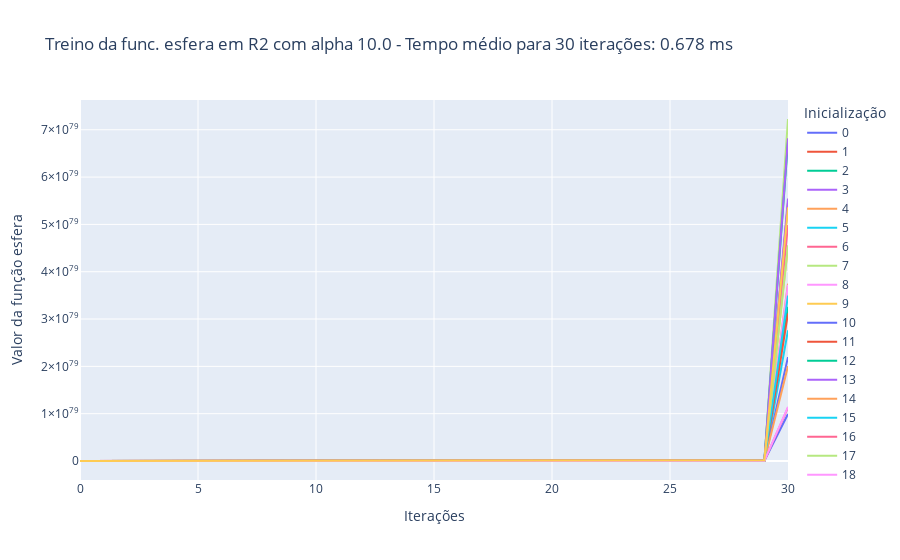

Notebook source saved alongside this figure:
### Markdown cell above
Caso 1.3: $\alpha$ = 10, treinamento por 30 iterações

### Code cell
treina_gradiente(1e1, 2, 'esfera', 30)

### Figure 1 — Plotly figure (JSON) as saved in the notebook; plotly's stock layout.template omitted (floating-point values rounded to 4 significant figures)
{"data": [{"hovertemplate": "variable=0<br>index=%{x}<br>value=%{y}<extra></extra>", "legendgroup": "0", "line": {"color": "#636efa", "dash": "solid"}, "marker": {"symbol": "circle"}, "mode": "lines", "name": "0", "orientation": "v", "showlegend": true, "type": "scatter", "x": [0, 1, 2, 3, 4, 5, 6, 7, 8, 9, 10, 11, 12, 13, 14, 15, 16, 17, 18, 19, 20, 21, 22, 23, 24, 25, 26, 27, 28, 29, 30], "xaxis": "x", "y": [187.0, 67520.0, 24370000.0, 8799000000.0, 3176000000000.0, 1147000000000000.0, 413941983974227300, 149433056214696030000, 5.395e+22, 1.947e+25, 7.03e+27, 2.538e+30, 9.162e+32, 3.307e+35, 1.194e+38, 4.31e+40, 1.556e+43, 5.617e+45, 2.028e+48, 7.32e+50, 2.643e+53, 9.54e+55, 3.444e+58, 1.243e+61, 4.488e+63, 1.62e+66, 5.849e+68, 2.111e+71, 7.623e+73, 2.752e+76, 9.934e+78], "yaxis": "y"}, {"hovertemplate": "variable=1<br>index=%{x}<br>value=%{y}<extra></extra>", "legendgroup": "1", "line": {"color": "#EF553B", "dash": "solid"}, "marker": {"symbol": "circle"}, "mode": "lines", "name": "1", "orientation": "v", "showlegend": true, "type": "scatter", "x": [0, 1, 2, 3, 4, 5, 6, 7, 8, 9, 10, 11, 12, 13, 14, 15, 16, 17, 18, 19, 20, 21, 22, 23, 24, 25, 26, 27, 28, 29, 30], "xaxis": "x", "y": [1028.0, 371100.0, 134000000.0, 48360000000.0, 17460000000000.0, 6301906093362770, 2274988099703960000, 821270703993129500000, 2.965e+23, 1.07e+26, 3.864e+28, 1.395e+31, 5.035e+33, 1.818e+36, 6.562e+38, 2.369e+41, 8.552e+43, 3.087e+46, 1.114e+49, 4.023e+51, 1.452e+54, 5.243e+56, 1.893e+59, 6.833e+61, 2.467e+64, 8.905e+66, 3.215e+69, 1.16e+72, 4.189e+74, 1.512e+77, 5.459e+79], "yaxis": "y"}, {"hovertemplate": "variable=2<br>index=%{x}<br>value=%{y}<extra></extra>", "legendgroup": "2", "line": {"color": "#00cc96", "dash": "solid"}, "marker": {"symbol": "circle"}, "mode": "lines", "name": "2", "orientation": "v", "showlegend": true, "type": "scatter", "x": [0, 1, 2, 3, 4, 5, 6, 7, 8, 9, 10, 11, 12, 13, 14, 15, 16, 17, 18, 19, 20, 21, 22, 23, 24, 25, 26, 27, 28, 29, 30], "xaxis": "x", "y": [613.5, 221500.0, 79950000.0, 28860000000.0, 10420000000000.0, 3761189844664916, 1357789533924035000, 490162021746576600000, 1.769e+23, 6.388e+25, 2.306e+28, 8.325e+30, 3.005e+33, 1.085e+36, 3.916e+38, 1.414e+41, 5.104e+43, 1.843e+46, 6.651e+48, 2.401e+51, 8.668e+53, 3.129e+56, 1.13e+59, 4.078e+61, 1.472e+64, 5.315e+66, 1.919e+69, 6.926e+71, 2.5e+74, 9.026e+76, 3.258e+79], "yaxis": "y"}, {"hovertemplate": "variable=3<br>index=%{x}<br>value=%{y}<extra></extra>", "legendgroup": "3", "line": {"color": "#ab63fa", "dash": "solid"}, "marker": {"symbol": "circle"}, "mode": "lines", "name": "3", "orientation": "v", "showlegend": true, "type": "scatter", "x": [0, 1, 2, 3, 4, 5, 6, 7, 8, 9, 10, 11, 12, 13, 14, 15, 16, 17, 18, 19, 20, 21, 22, 23, 24, 25, 26, 27, 28, 29, 30], "xaxis": "x", "y": [1045.0, 377100.0, 136100000.0, 49140000000.0, 17740000000000.0, 6403902983422132, 2311808977015390000, 834563040702555600000, 3.013e+23, 1.088e+26, 3.926e+28, 1.417e+31, 5.117e+33, 1.847e+36, 6.668e+38, 2.407e+41, 8.69e+43, 3.137e+46, 1.133e+49, 4.088e+51, 1.476e+54, 5.328e+56, 1.923e+59, 6.943e+61, 2.507e+64, 9.049e+66, 3.267e+69, 1.179e+72, 4.257e+74, 1.537e+77, 5.548e+79], "yaxis": "y"}, {"hovertemplate": "variable=4<br>index=%{x}<br>value=%{y}<extra></extra>", "legendgroup": "4", "line": {"color": "#FFA15A", "dash": "solid"}, "marker": {"symbol": "circle"}, "mode": "lines", "name": "4", "orientation": "v", "showlegend": true, "type": "scatter", "x": [0, 1, 2, 3, 4, 5, 6, 7, 8, 9, 10, 11, 12, 13, 14, 15, 16, 17, 18, 19, 20, 21, 22, 23, 24, 25, 26, 27, 28, 29, 30], "xaxis": "x", "y": [705.5, 254700.0, 91940000.0, 33190000000.0, 11980000000000.0, 4325332375519551, 1561444987562558000, 563681640510083370000, 2.035e+23, 7.346e+25, 2.652e+28, 9.573e+30, 3.456e+33, 1.248e+36, 4.504e+38, 1.626e+41, 5.869e+43, 2.119e+46, 7.649e+48, 2.761e+51, 9.968e+53, 3.599e+56, 1.299e+59, 4.69e+61, 1.693e+64, 6.112e+66, 2.206e+69, 7.965e+71, 2.875e+74, 1.038e+77, 3.747e+79], "yaxis": "y"}, {"hovertemplate": "variable=5<br>index=%{x}<br>value=%{y}<extra></extra>", "legendgroup": "5", "line": {"color": "#19d3f3", "dash": "solid"}, "marker": {"symbol": "circle"}, "mode": "lines", "name": "5", "orientation": "v", "showlegend": true, "type": "scatter", "x": [0, 1, 2, 3, 4, 5, 6, 7, 8, 9, 10, 11, 12, 13, 14, 15, 16, 17, 18, 19, 20, 21, 22, 23, 24, 25, 26, 27, 28, 29, 30], "xaxis": "x", "y": [520.0, 187700.0, 67760000.0, 24460000000.0, 8831000000000.0, 3187874293965767, 1150822620121641700, 415446965863912600000, 1.5e+23, 5.414e+25, 1.955e+28, 7.056e+30, 2.547e+33, 9.195e+35, 3.319e+38, 1.198e+41, 4.326e+43, 1.562e+46, 5.638e+48, 2.035e+51, 7.347e+53, 2.652e+56, 9.575e+58, 3.456e+61, 1.248e+64, 4.504e+66, 1.626e+69, 5.87e+71, 2.119e+74, 7.65e+76, 2.762e+79], "yaxis": "y"}, {"hovertemplate": "variable=6<br>index=%{x}<br>value=%{y}<extra></extra>", "legendgroup": "6", "line": {"color": "#FF6692", "dash": "solid"}, "marker": {"symbol": "circle"}, "mode": "lines", "name": "6", "orientation": "v", "showlegend": true, "type": "scatter", "x": [0, 1, 2, 3, 4, 5, 6, 7, 8, 9, 10, 11, 12, 13, 14, 15, 16, 17, 18, 19, 20, 21, 22, 23, 24, 25, 26, 27, 28, 29, 30], "xaxis": "x", "y": [212.6, 76760.0, 27710000.0, 10000000000.0, 3611000000000.0, 1304000000000000.0, 470640593534102700, 169901254265811100000, 6.133e+22, 2.214e+25, 7.993e+27, 2.886e+30, 1.042e+33, 3.76e+35, 1.358e+38, 4.901e+40, 1.769e+43, 6.387e+45, 2.306e+48, 8.323e+50, 3.005e+53, 1.085e+56, 3.916e+58, 1.414e+61, 5.103e+63, 1.842e+66, 6.65e+68, 2.401e+71, 8.667e+73, 3.129e+76, 1.129e+79], "yaxis": "y"}, {"hovertemplate": "variable=7<br>index=%{x}<br>value=%{y}<extra></extra>", "legendgroup": "7", "line": {"color": "#B6E880", "dash": "solid"}, "marker": {"symbol": "circle"}, "mode": "lines", "name": "7", "orientation": "v", "showlegend": true, "type": "scatter", "x": [0, 1, 2, 3, 4, 5, 6, 7, 8, 9, 10, 11, 12, 13, 14, 15, 16, 17, 18, 19, 20, 21, 22, 23, 24, 25, 26, 27, 28, 29, 30], "xaxis": "x", "y": [1361.0, 491200.0, 177300000.0, 64020000000.0, 23110000000000.0, 8342759320613632, 3011736114741520400, 1.087e+21, 3.925e+23, 1.417e+26, 5.115e+28, 1.847e+31, 6.666e+33, 2.406e+36, 8.687e+38, 3.136e+41, 1.132e+44, 4.087e+46, 1.475e+49, 5.326e+51, 1.923e+54, 6.941e+56, 2.506e+59, 9.046e+61, 3.265e+64, 1.179e+67, 4.256e+69, 1.536e+72, 5.546e+74, 2.002e+77, 7.228e+79], "yaxis": "y"}, {"hovertemplate": "variable=8<br>index=%{x}<br>value=%{y}<extra></extra>", "legendgroup": "8", "line": {"color": "#FF97FF", "dash": "solid"}, "marker": {"symbol": "circle"}, "mode": "lines", "name": "8", "orientation": "v", "showlegend": true, "type": "scatter", "x": [0, 1, 2, 3, 4, 5, 6, 7, 8, 9, 10, 11, 12, 13, 14, 15, 16, 17, 18, 19, 20, 21, 22, 23, 24, 25, 26, 27, 28, 29, 30], "xaxis": "x", "y": [700.8, 253000.0, 91330000.0, 32970000000.0, 11900000000000.0, 4296836397822158, 1551157939613799200, 559968016200581450000, 2.021e+23, 7.298e+25, 2.634e+28, 9.51e+30, 3.433e+33, 1.239e+36, 4.474e+38, 1.615e+41, 5.831e+43, 2.105e+46, 7.599e+48, 2.743e+51, 9.903e+53, 3.575e+56, 1.291e+59, 4.659e+61, 1.682e+64, 6.071e+66, 2.192e+69, 7.912e+71, 2.856e+74, 1.031e+77, 3.722e+79], "yaxis": "y"}, {"hovertemplate": "variable=9<br>index=%{x}<br>value=%{y}<extra></extra>", "legendgroup": "9", "line": {"color": "#FECB52", "dash": "solid"}, "marker": {"symbol": "circle"}, "mode": "lines", "name": "9", "orientation": "v", "showlegend": true, "type": "scatter", "x": [0, 1, 2, 3, 4, 5, 6, 7, 8, 9, 10, 11, 12, 13, 14, 15, 16, 17, 18, 19, 20, 21, 22, 23, 24, 25, 26, 27, 28, 29, 30], "xaxis": "x", "y": [852.3, 307700.0, 111100000.0, 40100000000.0, 14470000000000.0, 5225377160362239, 1886361154890768000, 680976376915567200000, 2.458e+23, 8.875e+25, 3.204e+28, 1.157e+31, 4.175e+33, 1.507e+36, 5.441e+38, 1.964e+41, 7.091e+43, 2.56e+46, 9.241e+48, 3.336e+51, 1.204e+54, 4.347e+56, 1.569e+59, 5.666e+61, 2.045e+64, 7.383e+66, 2.665e+69, 9.622e+71, 3.474e+74, 1.254e+77, 4.527e+79], "yaxis": "y"}, {"hovertemplate": "variable=10<br>index=%{x}<br>value=%{y}<extra></extra>", "legendgroup": "10", "line": {"color": "#636efa", "dash": "solid"}, "marker": {"symbol": "circle"}, "mode": "lines", "name": "10", "orientation": "v", "showlegend": true, "type": "scatter", "x": [0, 1, 2, 3, 4, 5, 6, 7, 8, 9, 10, 11, 12, 13, 14, 15, 16, 17, 18, 19, 20, 21, 22, 23, 24, 25, 26, 27, 28, 29, 30], "xaxis": "x", "y": [413.4, 149200.0, 53870000.0, 19450000000.0, 7021000000000.0, 2534440584357321, 914933050952992800, 330290831394030350000, 1.192e+23, 4.304e+25, 1.554e+28, 5.61e+30, 2.025e+33, 7.31e+35, 2.639e+38, 9.527e+40, 3.439e+43, 1.242e+46, 4.482e+48, 1.618e+51, 5.841e+53, 2.109e+56, 7.612e+58, 2.748e+61, 9.92e+63, 3.581e+66, 1.293e+69, 4.667e+71, 1.685e+74, 6.082e+76, 2.196e+79], "yaxis": "y"}, {"hovertemplate": "variable=11<br>index=%{x}<br>value=%{y}<extra></extra>", "legendgroup": "11", "line": {"color": "#EF553B", "dash": "solid"}, "marker": {"symbol": "circle"}, "mode": "lines", "name": "11", "orientation": "v", "showlegend": true, "type": "scatter", "x": [0, 1, 2, 3, 4, 5, 6, 7, 8, 9, 10, 11, 12, 13, 14, 15, 16, 17, 18, 19, 20, 21, 22, 23, 24, 25, 26, 27, 28, 29, 30], "xaxis": "x", "y": [587.3, 212000.0, 76540000.0, 27630000000.0, 9975000000000.0, 3600916658569383, 1299930913743547400, 469275059861420500000, 1.694e+23, 6.116e+25, 2.208e+28, 7.97e+30, 2.877e+33, 1.039e+36, 3.75e+38, 1.354e+41, 4.886e+43, 1.764e+46, 6.368e+48, 2.299e+51, 8.299e+53, 2.996e+56, 1.082e+59, 3.904e+61, 1.409e+64, 5.088e+66, 1.837e+69, 6.631e+71, 2.394e+74, 8.641e+76, 3.12e+79], "yaxis": "y"}, {"hovertemplate": "variable=12<br>index=%{x}<br>value=%{y}<extra></extra>", "legendgroup": "12", "line": {"color": "#00cc96", "dash": "solid"}, "marker": {"symbol": "circle"}, "mode": "lines", "name": "12", "orientation": "v", "showlegend": true, "type": "scatter", "x": [0, 1, 2, 3, 4, 5, 6, 7, 8, 9, 10, 11, 12, 13, 14, 15, 16, 17, 18, 19, 20, 21, 22, 23, 24, 25, 26, 27, 28, 29, 30], "xaxis": "x", "y": [1272.0, 459100.0, 165700000.0, 59830000000.0, 21600000000000.0, 7797005999950842, 2814719165982254000, 1.016e+21, 3.668e+23, 1.324e+26, 4.78e+28, 1.726e+31, 6.23e+33, 2.249e+36, 8.119e+38, 2.931e+41, 1.058e+44, 3.82e+46, 1.379e+49, 4.978e+51, 1.797e+54, 6.487e+56, 2.342e+59, 8.454e+61, 3.052e+64, 1.102e+67, 3.977e+69, 1.436e+72, 5.183e+74, 1.871e+77, 6.755e+79], "yaxis": "y"}, {"hovertemplate": "variable=13<br>index=%{x}<br>value=%{y}<extra></extra>", "legendgroup": "13", "line": {"color": "#ab63fa", "dash": "solid"}, "marker": {"symbol": "circle"}, "mode": "lines", "name": "13", "orientation": "v", "showlegend": true, "type": "scatter", "x": [0, 1, 2, 3, 4, 5, 6, 7, 8, 9, 10, 11, 12, 13, 14, 15, 16, 17, 18, 19, 20, 21, 22, 23, 24, 25, 26, 27, 28, 29, 30], "xaxis": "x", "y": [1284.0, 463500.0, 167300000.0, 60410000000.0, 21810000000000.0, 7872325932434108, 2841909661608713700, 1.026e+21, 3.704e+23, 1.337e+26, 4.827e+28, 1.742e+31, 6.29e+33, 2.271e+36, 8.197e+38, 2.959e+41, 1.068e+44, 3.856e+46, 1.392e+49, 5.026e+51, 1.814e+54, 6.55e+56, 2.364e+59, 8.536e+61, 3.081e+64, 1.112e+67, 4.016e+69, 1.45e+72, 5.233e+74, 1.889e+77, 6.82e+79], "yaxis": "y"}, {"hovertemplate": "variable=14<br>index=%{x}<br>value=%{y}<extra></extra>", "legendgroup": "14", "line": {"color": "#FFA15A", "dash": "solid"}, "marker": {"symbol": "circle"}, "mode": "lines", "name": "14", "orientation": "v", "showlegend": true, "type": "scatter", "x": [0, 1, 2, 3, 4, 5, 6, 7, 8, 9, 10, 11, 12, 13, 14, 15, 16, 17, 18, 19, 20, 21, 22, 23, 24, 25, 26, 27, 28, 29, 30], "xaxis": "x", "y": [377.8, 136400.0, 49240000.0, 17770000000.0, 6416000000000.0, 2316306807765653, 836186757603401000, 301863419494827750000, 1.09e+23, 3.934e+25, 1.42e+28, 5.127e+30, 1.851e+33, 6.681e+35, 2.412e+38, 8.707e+40, 3.143e+43, 1.135e+46, 4.096e+48, 1.479e+51, 5.338e+53, 1.927e+56, 6.957e+58, 2.511e+61, 9.066e+63, 3.273e+66, 1.182e+69, 4.265e+71, 1.54e+74, 5.559e+76, 2.007e+79], "yaxis": "y"}, {"hovertemplate": "variable=15<br>index=%{x}<br>value=%{y}<extra></extra>", "legendgroup": "15", "line": {"color": "#19d3f3", "dash": "solid"}, "marker": {"symbol": "circle"}, "mode": "lines", "name": "15", "orientation": "v", "showlegend": true, "type": "scatter", "x": [0, 1, 2, 3, 4, 5, 6, 7, 8, 9, 10, 11, 12, 13, 14, 15, 16, 17, 18, 19, 20, 21, 22, 23, 24, 25, 26, 27, 28, 29, 30], "xaxis": "x", "y": [658.2, 237600.0, 85770000.0, 30960000000.0, 11180000000000.0, 4035276889617580, 1456734957151946000, 525881319531852600000, 1.898e+23, 6.853e+25, 2.474e+28, 8.931e+30, 3.224e+33, 1.164e+36, 4.202e+38, 1.517e+41, 5.476e+43, 1.977e+46, 7.136e+48, 2.576e+51, 9.3e+53, 3.357e+56, 1.212e+59, 4.375e+61, 1.579e+64, 5.702e+66, 2.058e+69, 7.431e+71, 2.682e+74, 9.684e+76, 3.496e+79], "yaxis": "y"}, {"hovertemplate": "variable=16<br>index=%{x}<br>value=%{y}<extra></extra>", "legendgroup": "16", "line": {"color": "#FF6692", "dash": "solid"}, "marker": {"symbol": "circle"}, "mode": "lines", "name": "16", "orientation": "v", "showlegend": true, "type": "scatter", "x": [0, 1, 2, 3, 4, 5, 6, 7, 8, 9, 10, 11, 12, 13, 14, 15, 16, 17, 18, 19, 20, 21, 22, 23, 24, 25, 26, 27, 28, 29, 30], "xaxis": "x", "y": [938.7, 338900.0, 122300000.0, 44160000000.0, 15940000000000.0, 5755351677924955, 2077681955730909000, 750043186018858200000, 2.708e+23, 9.775e+25, 3.529e+28, 1.274e+31, 4.599e+33, 1.66e+36, 5.993e+38, 2.163e+41, 7.81e+43, 2.819e+46, 1.018e+49, 3.674e+51, 1.326e+54, 4.788e+56, 1.729e+59, 6.24e+61, 2.253e+64, 8.132e+66, 2.936e+69, 1.06e+72, 3.826e+74, 1.381e+77, 4.986e+79], "yaxis": "y"}, {"hovertemplate": "variable=17<br>index=%{x}<br>value=%{y}<extra></extra>", "legendgroup": "17", "line": {"color": "#B6E880", "dash": "solid"}, "marker": {"symbol": "circle"}, "mode": "lines", "name": "17", "orientation": "v", "showlegend": true, "type": "scatter", "x": [0, 1, 2, 3, 4, 5, 6, 7, 8, 9, 10, 11, 12, 13, 14, 15, 16, 17, 18, 19, 20, 21, 22, 23, 24, 25, 26, 27, 28, 29, 30], "xaxis": "x", "y": [858.3, 309800.0, 111900000.0, 40380000000.0, 14580000000000.0, 5262164314290483, 1899641317458865000, 685770515602650000000, 2.476e+23, 8.937e+25, 3.226e+28, 1.165e+31, 4.205e+33, 1.518e+36, 5.479e+38, 1.978e+41, 7.141e+43, 2.578e+46, 9.306e+48, 3.359e+51, 1.213e+54, 4.378e+56, 1.58e+59, 5.706e+61, 2.06e+64, 7.435e+66, 2.684e+69, 9.69e+71, 3.498e+74, 1.263e+77, 4.559e+79], "yaxis": "y"}, {"hovertemplate": "variable=18<br>index=%{x}<br>value=%{y}<extra></extra>", "legendgroup": "18", "line": {"color": "#FF97FF", "dash": "solid"}, "marker": {"symbol": "circle"}, "mode": "lines", "name": "18", "orientation": "v", "showlegend": true, "type": "scatter", "x": [0, 1, 2, 3, 4, 5, 6, 7, 8, 9, 10, 11, 12, 13, 14, 15, 16, 17, 18, 19, 20, 21, 22, 23, 24, 25, 26, 27, 28, 29, 30], "xaxis": "x", "y": [215.6, 77820.0, 28090000.0, 10140000000.0, 3661000000000.0, 1322000000000000.0, 477113132312113660, 172237840764673000000, 6.218e+22, 2.245e+25, 8.103e+27, 2.925e+30, 1.056e+33, 3.812e+35, 1.376e+38, 4.968e+40, 1.793e+43, 6.474e+45, 2.337e+48, 8.438e+50, 3.046e+53, 1.1e+56, 3.97e+58, 1.433e+61, 5.173e+63, 1.867e+66, 6.742e+68, 2.434e+71, 8.786e+73, 3.172e+76, 1.145e+79], "yaxis": "y"}, {"hovertemplate": "variable=19<br>index=%{x}<br>value=%{y}<extra></extra>", "legendgroup": "19", "line": {"color": "#FECB52", "dash": "solid"}, "marker": {"symbol": "circle"}, "mode": "lines", "name": "19", "orientation": "v", "showlegend": true, "type": "scatter", "x": [0, 1, 2, 3, 4, 5, 6, 7, 8, 9, 10, 11, 12, 13, 14, 15, 16, 17, 18, 19, 20, 21, 22, 23, 24, 25, 26, 27, 28, 29, 30], "xaxis": "x", "y": [1009.0, 364400.0, 131600000.0, 47490000000.0, 17140000000000.0, 6189296797378078, 2234336143853486600, 806595347931108600000, 2.912e+23, 1.051e+26, 3.795e+28, 1.37e+31, 4.945e+33, 1.785e+36, 6.445e+38, 2.327e+41, 8.399e+43, 3.032e+46, 1.095e+49, 3.951e+51, 1.426e+54, 5.149e+56, 1.859e+59, 6.711e+61, 2.423e+64, 8.746e+66, 3.157e+69, 1.14e+72, 4.114e+74, 1.485e+77, 5.362e+79], "yaxis": "y"}], "layout": {"legend": {"title": {"text": "Inicialização"}, "tracegroupgap": 0}, "title": {"text": "Treino da func. esfera em R2 com alpha 10.0 - Tempo médio para 30 iterações: 0.678 ms"}, "xaxis": {"anchor": "y", "domain": [0, 1], "title": {"text": "Iterações"}}, "yaxis": {"anchor": "x", "domain": [0, 1], "title": {"text": "Valor da função esfera"}}}}
